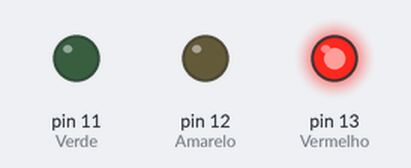
Bench run of a sketch on a simulated Arduino Uno, built with avr-gcc and run on an emulated ATmega328P. Parts: output pins drawn as LEDs (lit = HIGH).

Above: at 2.5 s.
At 6.2 s:
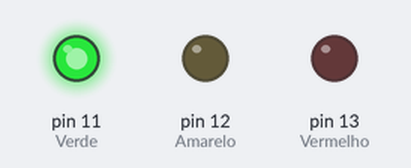
At 8.0 s:
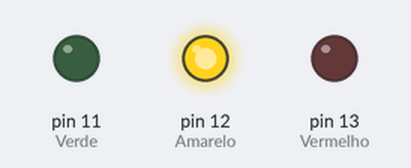
Timing chart, 0 to 11.1 s (numbered marks = the images above):
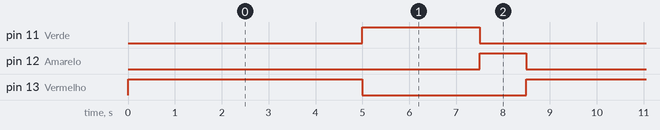

Measured:
- by itself, pin 11 (Verde): alternates HIGH for 2.5 s and LOW for 6.0 s
- by itself, pin 12 (Amarelo): alternates HIGH for 1.0 s and LOW for 7.5 s
- by itself, pin 13 (Vermelho): alternates HIGH for 5.0 s and LOW for 3.5 s

The sketch:

Keven_Bomfim_-_Sem_foro.ino
```cpp
/*
Semáforo, com 3 leds
Autor: Keven Bomfim
Data: 13/04/2020
*/
/*
Suponhamos que: o LED Vermelho esteja no pino 13
                o LED Amarelo esteja no pino 12
                e o LED Verde no pino 11
*/
#define Vermelho 13
#define Amarelo 12
#define Verde 11

void setup() {
  // put your setup code here, to run once:
  pinMode (Vermelho, OUTPUT);
  pinMode (Amarelo, OUTPUT);
  pinMode (Verde, OUTPUT);
}

void loop() {
  // put your main code here, to run repeatedly:
  digitalWrite(Vermelho,1); //liga LED Vermelho
  delay (5000); //espera 5 segundos
  digitalWrite(Vermelho, 0); //desliga LED vermelho
  digitalWrite (Verde,1); //liga LED verde

  delay (2500); //espera 2,5 segundos
  digitalWrite(Verde, 0); //desliga LED verde
  digitalWrite (Amarelo,1); //liga LED amarelo

  delay (1000);
  digitalWrite (Amarelo, 0); //desliga led amarelo

}
```
